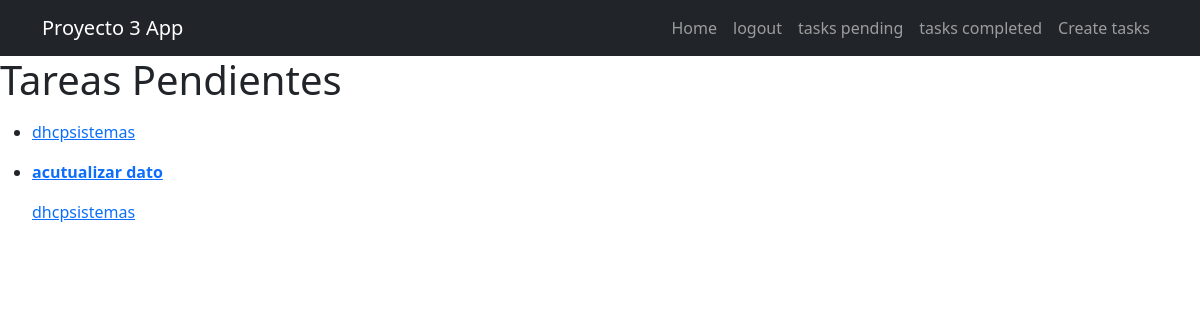
/tasks/ (signed in), run on an earlier commit of the app's database.
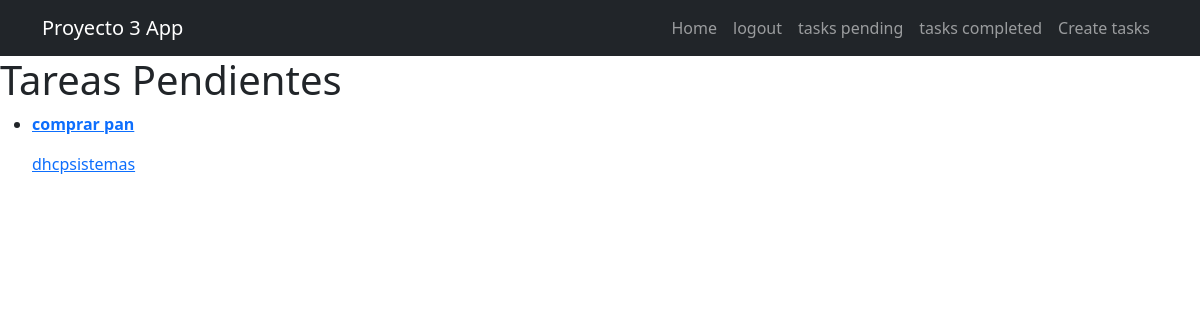
And on a later commit of the database.
### tasks/models.py (models this page shows, shortened)
class Task(models.Model):
    title = models.CharField(max_length=100)
    descripcion = models.TextField(blank=True)
    created = models.DateTimeField(auto_now_add=True)
    detacompleted = models.DateTimeField(null=True)
    important = models.BooleanField(default=False)
    user = models.ForeignKey(User, on_delete=models.CASCADE)

### tasks/views.py (the view)
# urls.py: path('tasks/', views.tasks, name='tasks'),
@login_required
def tasks(request):
        tasks = Task.objects.filter(user=request.user, detacompleted__isnull=True)
        return render(request, 'tasks.html', {'tasks': tasks})

### tasks/templates/tasks.html (shortened to what this page needs)
{% extends 'base.html' %}
{% block content %}
<h1>Tareas Pendientes </h1>
<ul>
    {% for task in tasks %}
        <li>
            <a href="{% url 'task_datail' task.id %}">
                    {% if task.important %}
                    <strong>{{task.title}}</strong>
                    {% else %}
                    {{task.tible}}
                    {% endif %}
                    <p>{{task.user.username}}</p>
            </a>
        </li>
    {% endfor %}
</ul>
{% endblock %}

What changed in the data, as far as the page shows it:
removed Task: user.username "dhcpsistemas"
no longer on this page (row edited): Task: title "acutualizar dato", user.username "dhcpsistemas"
added Task: title "comprar pan", user.username "dhcpsistemas"
